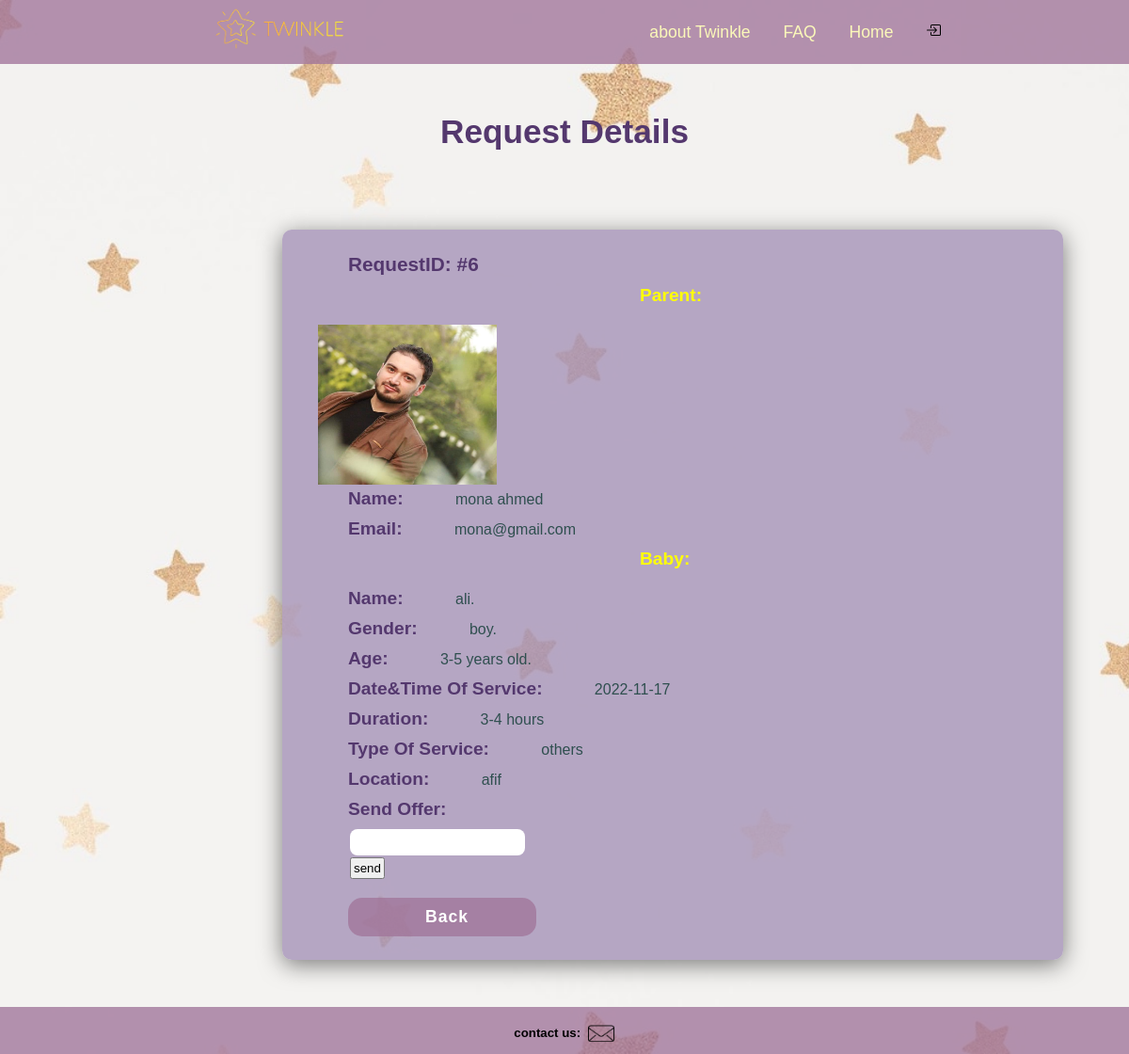
Screenshot of /requestDetails.php?id=6 with the database file from the repository.
### tables this page shows
CREATE TABLE IF NOT EXISTS `requests` (
  `id` int(6) NOT NULL AUTO_INCREMENT,
  `kidsName` varchar(200) NOT NULL,
  `Gender` varchar(20) NOT NULL,
  `age` varchar(500) NOT NULL,
  `TypeOfServese` varchar(100) NOT NULL,
  `startDate` date NOT NULL,
  `Duration` varchar(500) NOT NULL,
  `comments` text NOT NULL,
  `parentName` varchar(100) NOT NULL,
  `status` varchar(100) DEFAULT NULL,
  PRIMARY KEY (`id`)
);

CREATE TABLE IF NOT EXISTS `users` (
  `user_id` int(11) NOT NULL AUTO_INCREMENT,
  `first_name` varchar(50) NOT NULL,
  `last_name` varchar(50) NOT NULL,
  `password` varchar(30) NOT NULL,
  `email` varchar(255) NOT NULL,
  `city` varchar(255) NOT NULL,
  `location` varchar(500) DEFAULT NULL,
  `photo` varchar(500) NOT NULL,
  `age` float DEFAULT NULL,
  `gender` varchar(50) DEFAULT NULL,
  `phone` varchar(50) DEFAULT NULL,
  `bio` text,
  `role` int(2) NOT NULL,
  PRIMARY KEY (`user_id`)
);

### requestDetails.php (the view, shortened to what this page needs)
<!DOCTYPE html><html>
    <head>
        <link rel="stylesheet" type="text/css" href="css/Style.css">
    </head>
    <body>
        <header>
            <a href="#"class="logo "><img src="img/noBG2.png"width="200"></a>
             <nav class="navagation">
                <a id="aHedear" href="BabySitterHome.php#faq" > about Twinkle </a>
                 <a id="aHedear" href="BabySitterHome.php#faq" > FAQ </a>
                  <a id="aHedear" href="BabySitterHome.php">Home</a>
                  <a href="logout.php"><img src="img/box-arrow-in-right.svg" alt="log out "></a>
             </nav>
         </header>
        <h2 class="JRLTitle">Request Details</h2>
        <div class="detailsBox">
            <?php
            include("config.php");
            $id=$_GET['id'];
            $sql="SELECT users.*,requests.*,requests.age re_age FROM requests  INNER JOIN users
ON requests.parentName = users.user_id where id='$id'";
            $result = $mysqli->query($sql);
            if ($result->num_rows > 0) {
            while ($row = $result->fetch_assoc()) {
            ?>
            <div class="parentBox">
                <p class="reqID">RequestID: #<?php echo $row['id'] ?></p>
                <h3 class="category">Parent:</h3>
                <img src="uploads/<?php echo $row['photo'] ?>" class="detailsPic">
                <div class="infoBox">
                    <p><span class="att">Name: </span><span
                                class="value"><?php echo $row['first_name'] . ' ' . $row['last_name'] ?></span></p>
                    <p><span class="att">Email: </span><span class="value"><?php echo $row['email'] ?></p></span>
                </div>
            </div>
            <div class="babyBox">
                <h3 class="category">Baby:</h3>
                <div class="infoBox">
                    <p><span class="att">Name: </span><span class="value"><?php echo $row['kidsName'] ?>.</span></p>
                    <p><span class="att">Gender: </span><span class="value"><?php echo $row['Gender'] ?>.</span></p>
                    <p><span class="att">Age: </span><span class="value"><?php echo $row['re_age'] ?>.</span></p>
                    <p><span class="att">Date&Time Of Service: </span><span
                                class="value"><?php echo $row['startDate'] ?></span></p>
                    <p><span class="att">Duration: </span><span class="value"><?php echo $row['Duration'] ?></span></p>
                    <p><span class="att">Type Of Service: </span><span
                                class="value"><?php echo $row['TypeOfServese'] ?></span></p>
                    <p><span class="att">Location: </span><span class="value"><?php echo $row['location'] ?></span></p>
                    <?php
                    if (isset($_POST['add'])) {
                        $price = addslashes($_POST['price']);
                        $user_id = $_SESSION["user_id"];
                        $request_id= $row['id'];
                        $sql = "INSERT INTO offers " . "(request_id,user_id, price,status
               ) " . "VALUES('$request_id','$user_id','$price','PENDING')";
                        ?>
                        <div style="width:500px; text-align:center; color:red"> <?php echo "Entered data successfully\n"; ?> </div>
                        <?php
                        mysqli_close($mysqli);
                    } else { ?>
                        <p><span class="att">Send Offer: </span>
                        <form method = "post"  action = "<?php $_PHP_SELF ?>">
                            <input type="text" name="price" style="width: 186px; border-radius:8px;">
                            <input
                                    type="submit" name="add" value="send">
                        </form></p>
                    <?php
                    } ?>
                    </div>
                </div>
            <?php }
            } ?>
                <div class="reqD-buttons">
                <a class="back" href="jobRequests.php">Back</a></div>
            </div>
            <footer class="footer">
                <h5>contact us:</h5>
                <div >
                    <a href="mailto:Twinkle@hotmail.com">
                        <img  id="mailIcon" src="mail.png"  alt="mail icon"  class="contactIcons">
                        </a>
                </div>
            </footer>
    </body>
</html>

### css/Style.css (style rules this page uses)
* { font-family: 'Gill Sans', 'Gill Sans MT', Calibri, 'Trebuchet MS', sans-serif; margin: 0; padding: 0; box-sizing: border-box; scroll-behavior: smooth; }
header { background-color:rgb(162 119 155/ 79%); width: 100%; position: fixed; z-index: 1000 ; display: flex; justify-content: space-between; align-items: center; padding: 3px 200px; }
#aHedear { color: #fbf8b9;; }
footer { width: 100%; height: 50px; background-color: rgb(162 119 155/ 79%); display: flex; justify-content: center; }
footer h5 { margin-top: 1.5em; padding-right: .5em; }
footer .contactIcons { width: 30px; height: 50%; margin-top: 1em ; }
.logo { text-decoration: none; color: rgb(255, 255, 5); text-transform: uppercase; font-weight: 700; font-size: 1.8em; }
.navagation a { color: rgb(255, 255, 5); text-decoration: none; font-size: 1.1em; font-weight: 400; padding-left: 30px; }
.singIn label, input { display: block; margin: 2px; padding: 2px; }
h2.JRLTitle { color: rgb(84, 56, 110); font-size: 2.2em; font-weight: 800; padding: 10% 10% 7% 10%; text-align: center; }
body { background-image: url(bkg2.jpg); background-size: cover; }
.detailsBox { background-color: rgba(165, 146, 183, 0.785); border-radius: 10px; margin-left: 300px; box-shadow: 0 5px 25px rgba(1 1 1 /50%); width: 830px; padding: 25px 0; margin-bottom: 50px; }
.infoBox { margin-left: 70px; }
.detailsBox p { margin-bottom: 10px; }
span.value { margin-left: 50px; color: darkslategrey; }
span.att { color: rgb(84, 56, 110); font-size: 1.2em; font-weight: 600; }
p.reqID { color: rgb(84, 56, 110); font-size: 1.3em; font-weight: 600; margin-left:70px; margin-bottom: 0; }
a.back { display: inline-block; text-decoration: none; background-color: rgb(162 119 155/ 79%); border-radius: 15px; width: 200px; color: white; font-size: 1.1em; font-weight: 600; padding: 10px 82px; letter-spacing: 1px; transition: 0.7s ease; margin-left: 70px; margin-top: 10px; }
.category { color: rgb(255, 255, 5); font-size: 1.2em; font-weight: 600; margin: 10px 0 20px 380px; }
.detailsPic { width: 190px; height: 170px; margin-left: 38px; }
input[type="text"] { font: 15px/24px "Lato", Arial, sans-serif; color: #333; width: 100%; box-sizing: border-box; letter-spacing: 1px; border: none; }
a { text-decoration: none; }

### rows the page displays
requests: id "6", users.photo (picture), users.first_name "mona", users.last_name "ahmed", users.email "mona@gmail.com", kidsName "ali", Gender "boy", age "3-5 years old", startDate "2022-11-17", Duration "3-4 hours", TypeOfServese "others", users.location "afif"
